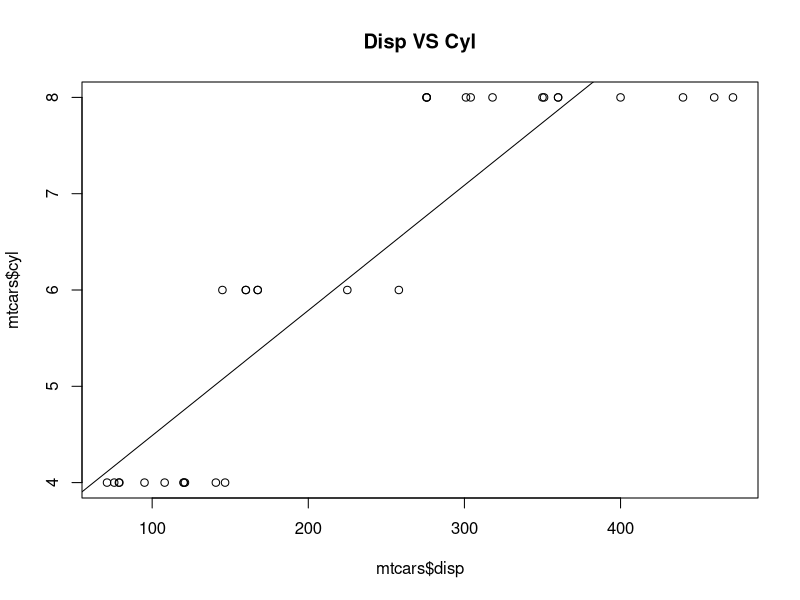

The R source for this figure: (Note: this script raises an error after producing the figure.)
data("mtcars")
plot(mtcars$disp,mtcars$cyl, main="Disp VS Cyl")
abline(lm(cyl~disp, data = mtcars) )

data("state.x77")
plot(state.x77$population,state.x77$area)

